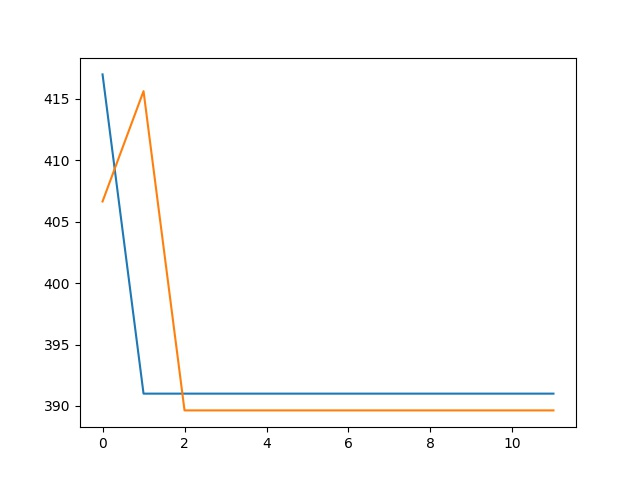

The script that saved this image:
# -*- coding: utf-8 -*-
from pandas import DataFrame
from pandas import Series
from pandas import concat
from pandas import read_csv
from pandas import datetime
from sklearn.metrics import mean_squared_error
from sklearn.preprocessing import MinMaxScaler
from keras.models import Sequential
from keras.layers import Dense
from keras.layers import LSTM
from math import sqrt
from matplotlib import pyplot
import numpy
 
# frame a sequence as a supervised learning problem
def timeseries_to_supervised(data, lag=1):
	df = DataFrame(data)
	columns = [df.shift(i) for i in range(1, lag+1)]
	columns.append(df)
	df = concat(columns, axis=1)
	df.fillna(0, inplace=True)
	return df
 
# create a differenced series
def difference(dataset, interval=1):
	diff = list()
	for i in range(interval, len(dataset)):
		value = dataset[i] - dataset[i - interval]
		diff.append(value)
	return Series(diff)
 
# invert differenced value
def inverse_difference(history, yhat, interval=1):
	return yhat + history[-interval]
 
# scale train and test data to [-1, 1]
def scale(train, test):
	# fit scaler
	scaler = MinMaxScaler(feature_range=(-1, 1))
	scaler = scaler.fit(train)
	# transform train
	train = train.reshape(train.shape[0], train.shape[1])
	train_scaled = scaler.transform(train)
	# transform test
	test = test.reshape(test.shape[0], test.shape[1])
	test_scaled = scaler.transform(test)
	return scaler, train_scaled, test_scaled
 
# inverse scaling for a forecasted value
def invert_scale(scaler, X, value):
	new_row = [x for x in X] + [value]
	array = numpy.array(new_row)
	array = array.reshape(1, len(array))
	inverted = scaler.inverse_transform(array)
	return inverted[0, -1]
 
# fit an LSTM network to training data
def fit_lstm(train, batch_size, nb_epoch, neurons):
	X, y = train[:, 0:-1], train[:, -1]
	X = X.reshape(X.shape[0], 1, X.shape[1])
	model = Sequential()
	model.add(LSTM(neurons, batch_input_shape=(batch_size, X.shape[1], X.shape[2]), stateful=True))
	model.add(Dense(1))
	model.compile(loss='mean_squared_error', optimizer='adam')
	for i in range(nb_epoch):
		print "Epoch: " + str(i)
		model.fit(X, y, epochs=1, batch_size=batch_size, verbose=0, shuffle=False)
		model.reset_states()
	return model
 
# make a one-step forecast
def forecast_lstm(model, batch_size, X):
	X = X.reshape(1, 1, len(X))
	yhat = model.predict(X, batch_size=batch_size)
	return yhat[0,0]
 
# load dataset
series = read_csv('LSTM_bystep1_valid.csv', usecols=[0])
 
# transform data to be stationary
raw_values = series.values
diff_values = difference(raw_values, 1)
 
# transform data to be supervised learning
supervised = timeseries_to_supervised(diff_values, 1)
supervised_values = supervised.values
 
# split data into train and test-sets
train, test = supervised_values[0:-12], supervised_values[-12:]
 
# transform the scale of the data
scaler, train_scaled, test_scaled = scale(train, test)
 

# fit the model
lstm_model = fit_lstm(train_scaled, 1, 500, 4)
# forecast the entire training dataset to build up state for forecasting
train_reshaped = train_scaled[:, 0].reshape(len(train_scaled), 1, 1)
#lstm_model.predict(train_reshaped, batch_size=1)
# walk-forward validation on the test data
predictions = list()
yhat = 0.0
for i in range(len(test_scaled)):
	# make one-step forecast
	if i==0:
		X, y = test_scaled[i, 0:-1], test_scaled[i, -1]
	else:
		X = yhat
	print X
	yhat = forecast_lstm(lstm_model, 1, X)
	# invert scaling
	yhat = invert_scale(scaler, X, yhat)
	# invert differencing
	yhat = inverse_difference(raw_values, yhat, len(test_scaled)+1-i)

	# store forecast
	predictions.append(yhat)
 

#print predictions
# summarize results
pyplot.plot(raw_values[-12:])
pyplot.plot(predictions)
pyplot.savefig('LSTM_bystep1_valid.jpeg')